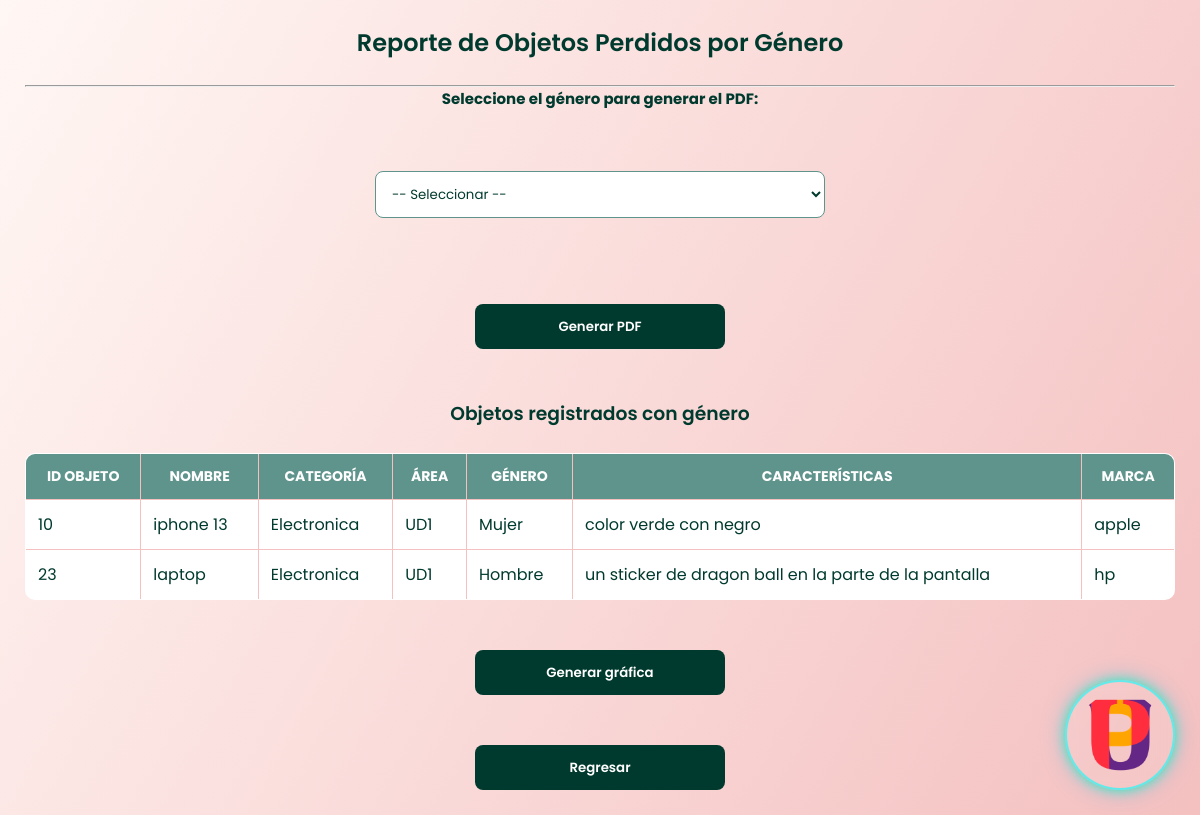
Page /index.php?action=vistaReportePorGenero (signed in) on the earlier database version.
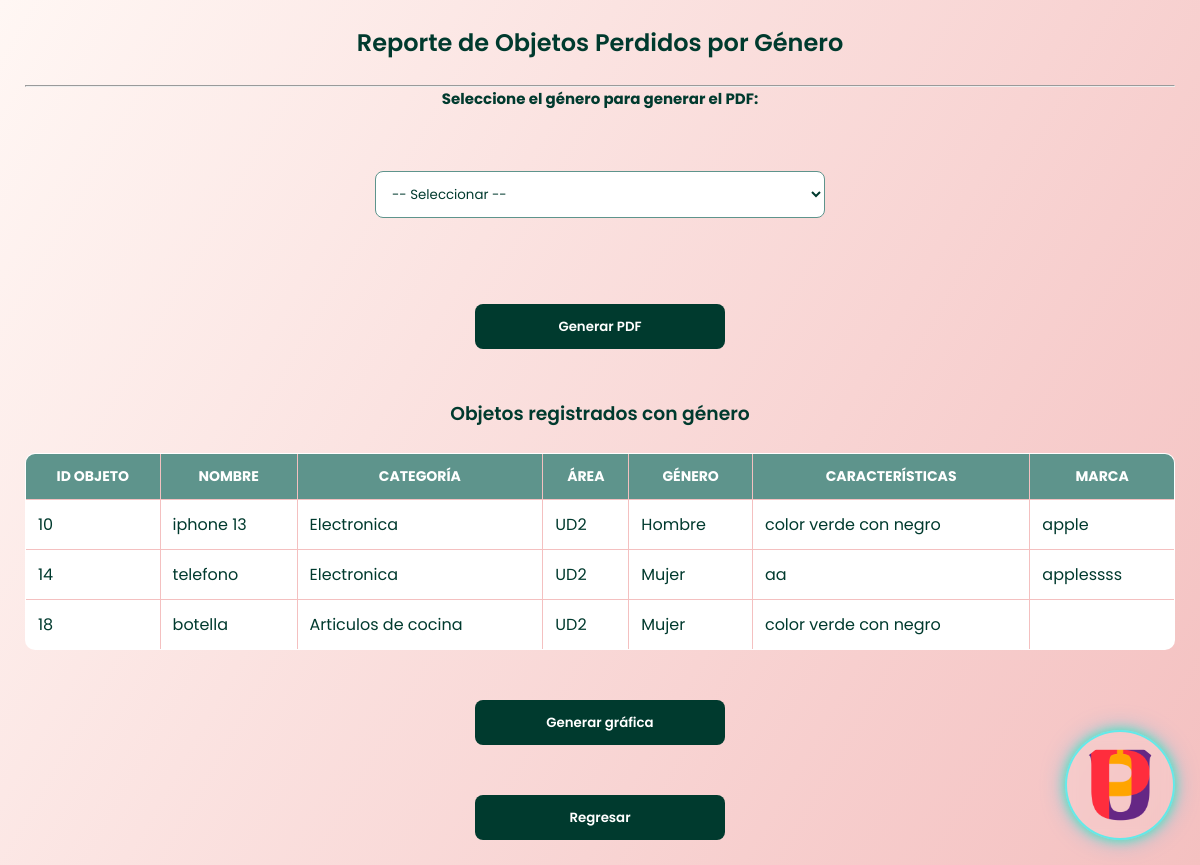
Same page on the later database version.
### tables this page shows
CREATE TABLE `objeto` (
  `ID_Objeto` int(11) NOT NULL AUTO_INCREMENT,
  `nombre` varchar(100) NOT NULL,
  `categoria` varchar(250) DEFAULT NULL,
  `ID_Area` int(11) DEFAULT NULL,
  `recuperado` varchar(250) DEFAULT 'no',
  `caracteristicas` text DEFAULT NULL,
  `marca` varchar(250) DEFAULT 'sin marca',
  `genero` varchar(100) NOT NULL DEFAULT 'indefinido',
  PRIMARY KEY (`ID_Objeto`),
  KEY `ID_Area` (`ID_Area`),
  CONSTRAINT `fk_objeto_area` FOREIGN KEY (`ID_Area`) REFERENCES `area` (`ID_Area`) ON DELETE SET NULL ON UPDATE CASCADE
);

CREATE TABLE `area` (
  `ID_Area` int(11) NOT NULL AUTO_INCREMENT,
  `nombre` varchar(100) NOT NULL,
  `salon` int(11) DEFAULT NULL,
  `laboratorio` int(11) DEFAULT NULL,
  `piso` int(11) DEFAULT NULL,
  PRIMARY KEY (`ID_Area`)
);

### app/controllers/ReportController.php (called while the page is built, shortened)
<?php
include_once "app/models/ReportModel.php";
class ReportController
{
    private $model;
    public function __construct($connection)
    {
        $this->model = new ReportModel($connection);
    }
    public function vistaReportePorGenero()
    {
        $todos_los_objetos = $this->model->obtenerTodosConGenero();
        include "app/views/reportes/reporte_objetos_por_genero.php";
    }
}
?>

### app/models/ReportModel.php (called while the page is built, shortened)
<?php
class ReportModel {
    private $connection;
    public function __construct($connection){
        $this->connection = $connection;
    }
    public function obtenerTodosConGenero(){
        $sql = "SELECT
                    o.ID_Objeto,
                    o.nombre AS nombre_objeto,
                    o.categoria,
                    o.caracteristicas,
                    o.marca,
                    o.genero,
                    a.nombre AS nombre_area
                FROM objeto o
                INNER JOIN area a ON o.ID_Area = a.ID_Area
                ORDER BY o.ID_Objeto ASC";
        return $this->connection->query($sql);
    }
}
?>

### app/views/reportes/reporte_objetos_por_genero.php (the view, shortened to what this page needs)
<!DOCTYPE html>
<html lang="es">
<head>
    <link rel="stylesheet" href="public/css/consult.css?v=<?php echo time(); ?>">
</head>
<body>
    <img src="public/img/logo.png" class="logo-elegante">
    <h2>Reporte de Objetos Perdidos por Género</h2>
    <hr>
    <form action="index.php?action=reporteObjetosPorGenero" method="POST">
        <label><b>Seleccione el género para generar el PDF:</b></label><br>
        <select name="genero" id="genero" required>
            <option value="">-- Seleccionar --</option>
        </select>
        <br><br>
        <button type="submit">Generar PDF</button>
    </form>
    <br><br>
    <h3>Objetos registrados con género</h3>
    <table border="1">
        <thead>
            <tr>
                <th>ID OBJETO</th>
                <th>NOMBRE</th>
                <th>CATEGORÍA</th>
                <th>ÁREA</th>
                <th>GÉNERO</th>
                <th>CARACTERÍSTICAS</th>
                <th>MARCA</th>
            </tr>
        </thead>
        <tbody>
            <?php if (!empty($todos_los_objetos) && $todos_los_objetos->num_rows > 0): ?>
                <?php while ($item = $todos_los_objetos->fetch_assoc()): ?>
                    <tr>
                        <td><?= htmlspecialchars($item['ID_Objeto']) ?></td>
                        <td><?= htmlspecialchars($item['nombre_objeto']) ?></td>
                        <td><?= htmlspecialchars($item['categoria']) ?></td>
                        <td><?= htmlspecialchars($item['nombre_area']) ?></td>
                        <td><?= htmlspecialchars($item['genero']) ?></td>
                        <td><?= htmlspecialchars($item['caracteristicas']) ?></td>
                        <td><?= htmlspecialchars($item['marca']) ?></td>
                    </tr>
                <?php endwhile; ?>
            <?php else: ?>
                <tr>
                    <td colspan="7">No hay objetos registrados con género.</td>
                </tr>
            <?php endif; ?>
        </tbody>
    </table>
    <br><br>
    <a href="index.php?action=pdf_pie">
        <button>Generar gráfica</button>
    </a>
    <br><br>
    <a href="index.php?action=dashboard_admin">
        <button>Regresar</button>
    </a>
</body>
</html>

Differences in the rows shown:
removed objeto: ID_Objeto "23", nombre "laptop", categoria "Electronica", ID_Area.nombre "UD1", genero "Hombre", caracteristicas "un sticker de dragon ball en la parte de la pantalla", marca "hp"
changed objeto "iphone 13": ID_Area.nombre "UD1" → "UD2"; genero "Mujer" → "Hombre"
added objeto: ID_Objeto "14", nombre "telefono", categoria "Electronica", ID_Area.nombre "UD2", genero "Mujer", caracteristicas "aa", marca "applessss"
added objeto: ID_Objeto "18", nombre "botella", categoria "Articulos de cocina", ID_Area.nombre "UD2", genero "Mujer", caracteristicas "color verde con negro"
